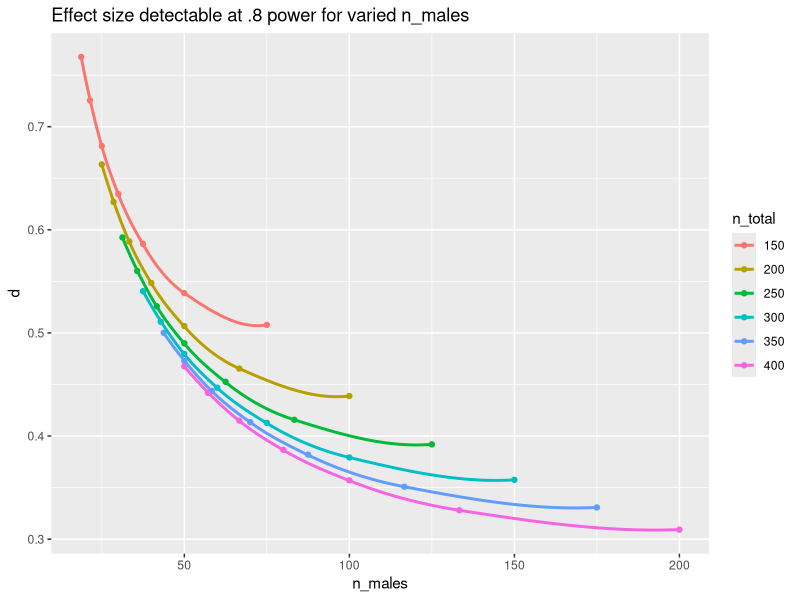

This chart was generated by the following R code:
## ---- chunk 1
knitr::opts_chunk$set(echo = TRUE)

library(pwr)
library(tidyverse)
## ---- chunk 2
# Power Calculations For Two Samples (Same Sizes) T-Tests Of Means

# assume 50 males and 250 females are collected. Males are predicted to have lower threshold than females. So we use one-tailed t test
pwr.t.test(n = 150, d = NULL, sig.level = 0.05/4, power=0.8 ,type="two.sample",alternative="greater")

## ---- chunk 3
# Power Calculations For Two Samples (Different Sizes) T-Tests Of Means
library(pwr)
# assume 50 males and 250 females are collected. Males are predicted to have lower threshold than females. So we use one-tailed t test
pwr.t2n.test(n1 =150, n2= 150, d = NULL, sig.level = 0.05/4
          , power = 0.8, alternative = c( "less"))

## ---- chunk 4
library(tidyverse)

power_to_df <- function(x, n_total) {
  df <- data.frame(n_total = as.factor(n_total), n1 = x$n1, n2 = x$n2, d = x$d, sig.level = x$sig.level, power = x$power, alternative = x$alternative)
  df
}

power_from_p_male <- function(p_male, n_total) {
  n_male <- p_male*n_total
  n_female <- n_total - n_male
  pwr::pwr.t2n.test(n_male, n_female, sig.level = 0.0125, 
                    power = .8, alternative = "greater")
}

pow_calc <- function(p_male, n_total) {
  power_to_df(power_from_p_male(p_male, n_total), n_total)
}

purrr::map2_dfr(rep(1/(2:8), 6), rep(c(150, 200, 250, 300, 350, 400), 7), pow_calc) %>%
    dplyr::rename(., n_males = n1) %>%
    ggplot2::ggplot(.) + 
    ggplot2::aes(n_males, d, color = n_total) + 
    ggplot2::geom_point() +
    ggplot2::geom_smooth(se = FALSE) +
    ggplot2::ggtitle("Effect size detectable at .8 power for varied n_males")
## ---- chunk 5
pwr.t.test(n = NULL, d = 0.25, sig.level = 0.05/4 , power = 0.8, type = "two.sample", alternative = "greater")
## ---- chunk 6
# Power Calculations For Correlation Test
#  power of test or determine parameters to obtain target power (same as power.anova.test).
pwr.r.test(n = 147, r = NULL, sig.level = 0.05/5, power = 0.8,
    alternative = c("less"))
